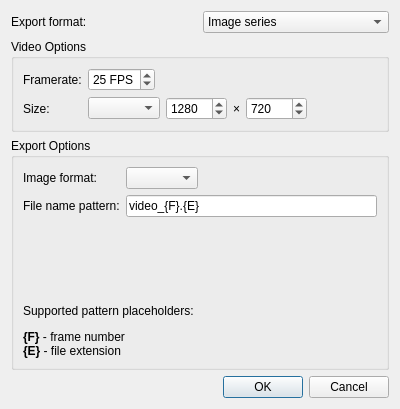
<?xml version="1.0" encoding="UTF-8"?>
<ui version="4.0">
 <class>VideoExport</class>
 <widget class="QDialog" name="VideoExport">
  <property name="geometry">
   <rect>
    <x>0</x>
    <y>0</y>
    <width>400</width>
    <height>409</height>
   </rect>
  </property>
  <property name="windowTitle">
   <string>Export video</string>
  </property>
  <layout class="QVBoxLayout" name="verticalLayout_2">
   <item>
    <layout class="QHBoxLayout" name="horizontalLayout">
     <item>
      <widget class="QLabel" name="label">
       <property name="text">
        <string>Export format:</string>
       </property>
      </widget>
     </item>
     <item>
      <widget class="QComboBox" name="exportFormatChoice">
       <item>
        <property name="text">
         <string>Image series</string>
        </property>
       </item>
       <item>
        <property name="text">
         <string>Video</string>
        </property>
       </item>
      </widget>
     </item>
    </layout>
   </item>
   <item>
    <widget class="QGroupBox" name="groupBox_2">
     <property name="title">
      <string>Video Options</string>
     </property>
     <property name="flat">
      <bool>true</bool>
     </property>
     <layout class="QFormLayout" name="formLayout_2">
      <property name="fieldGrowthPolicy">
       <enum>QFormLayout::AllNonFixedFieldsGrow</enum>
      </property>
      <item row="0" column="0">
       <widget class="QLabel" name="label_6">
        <property name="text">
         <string>Framerate:</string>
        </property>
       </widget>
      </item>
      <item row="0" column="1">
       <layout class="QHBoxLayout" name="horizontalLayout_4">
        <item>
         <widget class="QSpinBox" name="fps">
          <property name="suffix">
           <string> FPS</string>
          </property>
          <property name="minimum">
           <number>1</number>
          </property>
          <property name="value">
           <number>25</number>
          </property>
         </widget>
        </item>
        <item>
         <spacer name="horizontalSpacer_3">
          <property name="orientation">
           <enum>Qt::Horizontal</enum>
          </property>
          <property name="sizeHint" stdset="0">
           <size>
            <width>40</width>
            <height>20</height>
           </size>
          </property>
         </spacer>
        </item>
       </layout>
      </item>
      <item row="2" column="0">
       <widget class="QLabel" name="label_8">
        <property name="text">
         <string>Size:</string>
        </property>
       </widget>
      </item>
      <item row="2" column="1">
       <layout class="QHBoxLayout" name="horizontalLayout_8">
        <item>
         <widget class="QComboBox" name="sizeChoice"/>
        </item>
        <item>
         <widget class="QSpinBox" name="framewidth">
          <property name="minimum">
           <number>10</number>
          </property>
          <property name="maximum">
           <number>10000</number>
          </property>
          <property name="value">
           <number>1280</number>
          </property>
         </widget>
        </item>
        <item>
         <widget class="QLabel" name="sizeXlabel">
          <property name="sizePolicy">
           <sizepolicy hsizetype="Fixed" vsizetype="Preferred">
            <horstretch>0</horstretch>
            <verstretch>0</verstretch>
           </sizepolicy>
          </property>
          <property name="text">
           <string notr="true">×</string>
          </property>
         </widget>
        </item>
        <item>
         <widget class="QSpinBox" name="frameheight">
          <property name="minimum">
           <number>10</number>
          </property>
          <property name="maximum">
           <number>10000</number>
          </property>
          <property name="value">
           <number>720</number>
          </property>
         </widget>
        </item>
        <item>
         <spacer name="horizontalSpacer">
          <property name="orientation">
           <enum>Qt::Horizontal</enum>
          </property>
          <property name="sizeHint" stdset="0">
           <size>
            <width>10</width>
            <height>20</height>
           </size>
          </property>
         </spacer>
        </item>
       </layout>
      </item>
     </layout>
    </widget>
   </item>
   <item>
    <widget class="QGroupBox" name="groupBox">
     <property name="title">
      <string>Export Options</string>
     </property>
     <property name="flat">
      <bool>true</bool>
     </property>
     <layout class="QVBoxLayout" name="verticalLayout">
      <property name="spacing">
       <number>0</number>
      </property>
      <property name="leftMargin">
       <number>0</number>
      </property>
      <property name="topMargin">
       <number>0</number>
      </property>
      <property name="rightMargin">
       <number>0</number>
      </property>
      <property name="bottomMargin">
       <number>0</number>
      </property>
      <item>
       <widget class="QStackedWidget" name="optionStack">
        <property name="currentIndex">
         <number>0</number>
        </property>
        <widget class="QWidget" name="page">
         <layout class="QFormLayout" name="formLayout">
          <item row="0" column="0">
           <widget class="QLabel" name="label_5">
            <property name="text">
             <string>Image format:</string>
            </property>
           </widget>
          </item>
          <item row="0" column="1">
           <layout class="QHBoxLayout" name="horizontalLayout_5">
            <item>
             <widget class="QComboBox" name="imageFormatChoice"/>
            </item>
            <item>
             <spacer name="horizontalSpacer_2">
              <property name="orientation">
               <enum>Qt::Horizontal</enum>
              </property>
              <property name="sizeHint" stdset="0">
               <size>
                <width>118</width>
                <height>20</height>
               </size>
              </property>
             </spacer>
            </item>
           </layout>
          </item>
          <item row="1" column="0">
           <widget class="QLabel" name="label_3">
            <property name="text">
             <string>File name pattern:</string>
            </property>
           </widget>
          </item>
          <item row="2" column="0">
           <spacer name="verticalSpacer">
            <property name="orientation">
             <enum>Qt::Vertical</enum>
            </property>
            <property name="sizeHint" stdset="0">
             <size>
              <width>20</width>
              <height>10</height>
             </size>
            </property>
           </spacer>
          </item>
          <item row="4" column="0" colspan="2">
           <widget class="QLabel" name="label_4">
            <property name="text">
             <string>&lt;html&gt;&lt;head/&gt;&lt;body&gt;&lt;p&gt;Supported pattern placeholders:&lt;/p&gt;&lt;p&gt;&lt;span style=&quot; font-weight:600;&quot;&gt;{F}&lt;/span&gt; - frame number&lt;br/&gt;&lt;span style=&quot; font-weight:600;&quot;&gt;{E}&lt;/span&gt; - file extension&lt;/p&gt;&lt;/body&gt;&lt;/html&gt;</string>
            </property>
            <property name="alignment">
             <set>Qt::AlignLeading|Qt::AlignLeft|Qt::AlignTop</set>
            </property>
           </widget>
          </item>
          <item row="1" column="1">
           <widget class="QLineEdit" name="filenamePattern">
            <property name="sizePolicy">
             <sizepolicy hsizetype="Expanding" vsizetype="Fixed">
              <horstretch>1</horstretch>
              <verstretch>0</verstretch>
             </sizepolicy>
            </property>
            <property name="text">
             <string notr="true">video_{F}.{E}</string>
            </property>
           </widget>
          </item>
         </layout>
        </widget>
        <widget class="QWidget" name="page_2">
         <layout class="QFormLayout" name="formLayout_3">
          <item row="1" column="1">
           <layout class="QHBoxLayout" name="horizontalLayout_9">
            <item>
             <widget class="QLineEdit" name="soundtrack"/>
            </item>
            <item>
             <widget class="QToolButton" name="pickSoundtrack">
              <property name="icon">
               <iconset theme="document-open">
                <normaloff>theme:document-open.svg</normaloff>theme:document-open.svg</iconset>
              </property>
              <property name="autoRaise">
               <bool>true</bool>
              </property>
             </widget>
            </item>
           </layout>
          </item>
          <item row="2" column="0">
           <widget class="QLabel" name="label_9">
            <property name="text">
             <string>Format:</string>
            </property>
           </widget>
          </item>
          <item row="2" column="1">
           <layout class="QHBoxLayout" name="horizontalLayout_7">
            <item>
             <widget class="QComboBox" name="videoFormat">
              <property name="toolTip">
               <string>Container format</string>
              </property>
              <item>
               <property name="text">
                <string notr="true">AVI</string>
               </property>
              </item>
              <item>
               <property name="text">
                <string notr="true">Matroska</string>
               </property>
              </item>
              <item>
               <property name="text">
                <string notr="true">WebM</string>
               </property>
              </item>
             </widget>
            </item>
            <item>
             <widget class="QLabel" name="label_12">
              <property name="text">
               <string notr="true">:</string>
              </property>
             </widget>
            </item>
            <item>
             <widget class="QComboBox" name="videoCodec">
              <property name="toolTip">
               <string>Video codec</string>
              </property>
              <item>
               <property name="text">
                <string notr="true">H.264</string>
               </property>
              </item>
              <item>
               <property name="text">
                <string notr="true">VP8</string>
               </property>
              </item>
              <item>
               <property name="text">
                <string notr="true">Theora</string>
               </property>
              </item>
             </widget>
            </item>
            <item>
             <widget class="QComboBox" name="audioCodec">
              <property name="toolTip">
               <string>Audio codec</string>
              </property>
              <item>
               <property name="text">
                <string>Original</string>
               </property>
              </item>
              <item>
               <property name="text">
                <string notr="true">MP3</string>
               </property>
              </item>
              <item>
               <property name="text">
                <string notr="true">AAC</string>
               </property>
              </item>
              <item>
               <property name="text">
                <string notr="true">Vorbis</string>
               </property>
              </item>
             </widget>
            </item>
           </layout>
          </item>
          <item row="3" column="0">
           <widget class="QLabel" name="label_13">
            <property name="text">
             <string>Quality:</string>
            </property>
           </widget>
          </item>
          <item row="3" column="1">
           <widget class="QComboBox" name="videoquality">
            <property name="currentIndex">
             <number>1</number>
            </property>
            <item>
             <property name="text">
              <string>Low</string>
             </property>
            </item>
            <item>
             <property name="text">
              <string>Normal</string>
             </property>
            </item>
            <item>
             <property name="text">
              <string>Good</string>
             </property>
            </item>
            <item>
             <property name="text">
              <string>Very good</string>
             </property>
            </item>
           </widget>
          </item>
          <item row="1" column="0">
           <widget class="QLabel" name="label_11">
            <property name="text">
             <string>Soundtrack:</string>
            </property>
           </widget>
          </item>
          <item row="0" column="0" colspan="2">
           <widget class="QLabel" name="noFfmpegWarning">
            <property name="styleSheet">
             <string notr="true">font-weight: bold;
color: red;</string>
            </property>
            <property name="text">
             <string>Error: Ffmpeg executable not found!</string>
            </property>
            <property name="alignment">
             <set>Qt::AlignCenter</set>
            </property>
           </widget>
          </item>
         </layout>
        </widget>
       </widget>
      </item>
     </layout>
    </widget>
   </item>
   <item>
    <widget class="QDialogButtonBox" name="buttonBox">
     <property name="orientation">
      <enum>Qt::Horizontal</enum>
     </property>
     <property name="standardButtons">
      <set>QDialogButtonBox::Cancel|QDialogButtonBox::Ok</set>
     </property>
    </widget>
   </item>
  </layout>
 </widget>
 <resources>
  <include location="icons/icons.qrc"/>
 </resources>
 <connections>
  <connection>
   <sender>buttonBox</sender>
   <signal>accepted()</signal>
   <receiver>VideoExport</receiver>
   <slot>accept()</slot>
   <hints>
    <hint type="sourcelabel">
     <x>256</x>
     <y>400</y>
    </hint>
    <hint type="destinationlabel">
     <x>157</x>
     <y>274</y>
    </hint>
   </hints>
  </connection>
  <connection>
   <sender>buttonBox</sender>
   <signal>rejected()</signal>
   <receiver>VideoExport</receiver>
   <slot>reject()</slot>
   <hints>
    <hint type="sourcelabel">
     <x>324</x>
     <y>400</y>
    </hint>
    <hint type="destinationlabel">
     <x>286</x>
     <y>274</y>
    </hint>
   </hints>
  </connection>
  <connection>
   <sender>exportFormatChoice</sender>
   <signal>activated(int)</signal>
   <receiver>optionStack</receiver>
   <slot>setCurrentIndex(int)</slot>
   <hints>
    <hint type="sourcelabel">
     <x>296</x>
     <y>23</y>
    </hint>
    <hint type="destinationlabel">
     <x>35</x>
     <y>251</y>
    </hint>
   </hints>
  </connection>
 </connections>
</ui>
